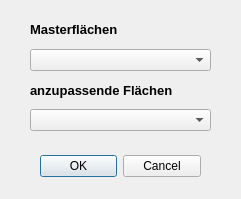
<?xml version="1.0" encoding="UTF-8"?>
<ui version="4.0">
 <class>Dialog</class>
 <widget class="QDialog" name="Dialog">
  <property name="geometry">
   <rect>
    <x>0</x>
    <y>0</y>
    <width>241</width>
    <height>199</height>
   </rect>
  </property>
  <property name="windowTitle">
   <string>Flächenbereinigung</string>
  </property>
  <widget class="QDialogButtonBox" name="buttonBox">
   <property name="geometry">
    <rect>
     <x>40</x>
     <y>150</y>
     <width>161</width>
     <height>32</height>
    </rect>
   </property>
   <property name="orientation">
    <enum>Qt::Horizontal</enum>
   </property>
   <property name="standardButtons">
    <set>QDialogButtonBox::Cancel|QDialogButtonBox::Ok</set>
   </property>
  </widget>
  <widget class="QWidget" name="layoutWidget">
   <property name="geometry">
    <rect>
     <x>30</x>
     <y>20</y>
     <width>181</width>
     <height>111</height>
    </rect>
   </property>
   <layout class="QHBoxLayout" name="horizontalLayout">
    <property name="spacing">
     <number>10</number>
    </property>
    <property name="sizeConstraint">
     <enum>QLayout::SetDefaultConstraint</enum>
    </property>
    <item>
     <layout class="QVBoxLayout" name="verticalLayout">
      <item>
       <widget class="QLabel" name="label">
        <property name="font">
         <font>
          <family>Tahoma</family>
          <pointsize>10</pointsize>
          <weight>75</weight>
          <bold>true</bold>
         </font>
        </property>
        <property name="text">
         <string>Masterflächen</string>
        </property>
       </widget>
      </item>
      <item>
       <widget class="QComboBox" name="cb_haupt"/>
      </item>
      <item>
       <widget class="QLabel" name="label_2">
        <property name="font">
         <font>
          <family>Tahoma</family>
          <pointsize>10</pointsize>
          <weight>75</weight>
          <bold>true</bold>
         </font>
        </property>
        <property name="text">
         <string>anzupassende Flächen</string>
        </property>
       </widget>
      </item>
      <item>
       <widget class="QComboBox" name="cb_geschnitten"/>
      </item>
     </layout>
    </item>
   </layout>
  </widget>
 </widget>
 <resources/>
 <connections>
  <connection>
   <sender>buttonBox</sender>
   <signal>accepted()</signal>
   <receiver>Dialog</receiver>
   <slot>accept()</slot>
   <hints>
    <hint type="sourcelabel">
     <x>248</x>
     <y>254</y>
    </hint>
    <hint type="destinationlabel">
     <x>157</x>
     <y>274</y>
    </hint>
   </hints>
  </connection>
  <connection>
   <sender>buttonBox</sender>
   <signal>rejected()</signal>
   <receiver>Dialog</receiver>
   <slot>reject()</slot>
   <hints>
    <hint type="sourcelabel">
     <x>316</x>
     <y>260</y>
    </hint>
    <hint type="destinationlabel">
     <x>286</x>
     <y>274</y>
    </hint>
   </hints>
  </connection>
 </connections>
</ui>
